Frame 1 (no input): blank canvas, image omitted
Frame 60 (the mouse pressed at the canvas centre just before this capture): blank canvas, image omitted
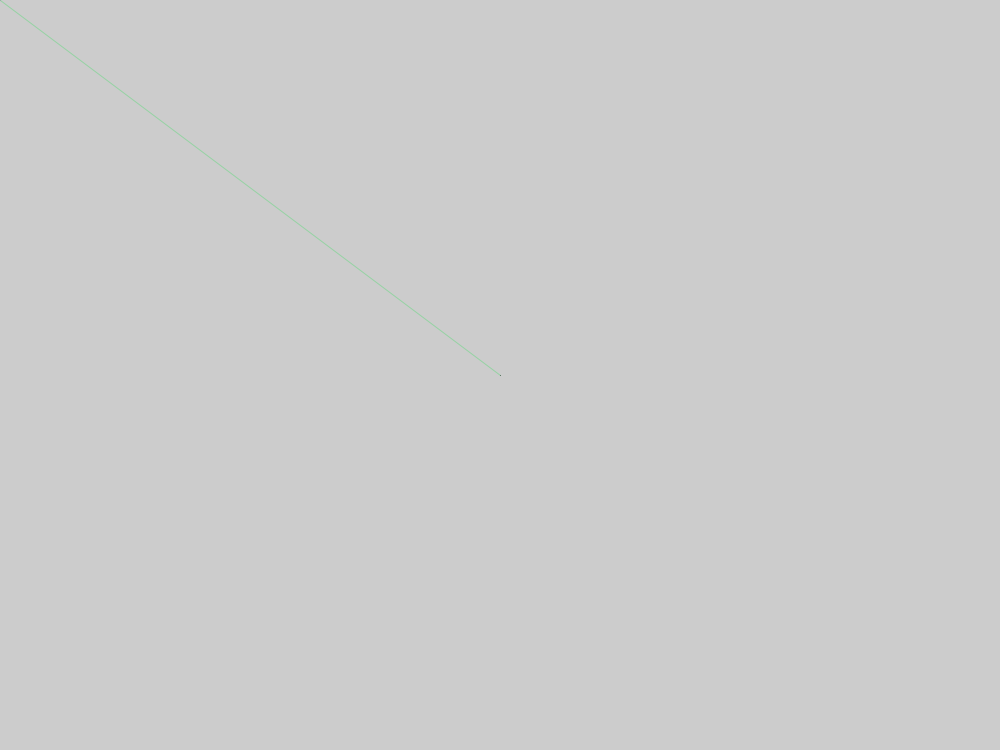
Frame 120 (the mouse held since frame 60 and released just before this capture)

The Processing sketch whose frames 1 and 60 were blank and that drew this single picture after the mouse press (run headless with seeded random() and noise(); from frame 60 on, the mouse is pressed at the canvas centre):

// Processing sketch: H12opd5
// ── H12opd5.pde
void setup(){
  size(1000,750);
}

void draw(){
  int r=floor(random(256));
  int g=floor(random(256));
  int b=floor(random(256));
  stroke(r,g,b);
  line(pmouseX,pmouseY,mouseX,mouseY);
}

void mouseReleased(){
   background(0);
  
 
}
